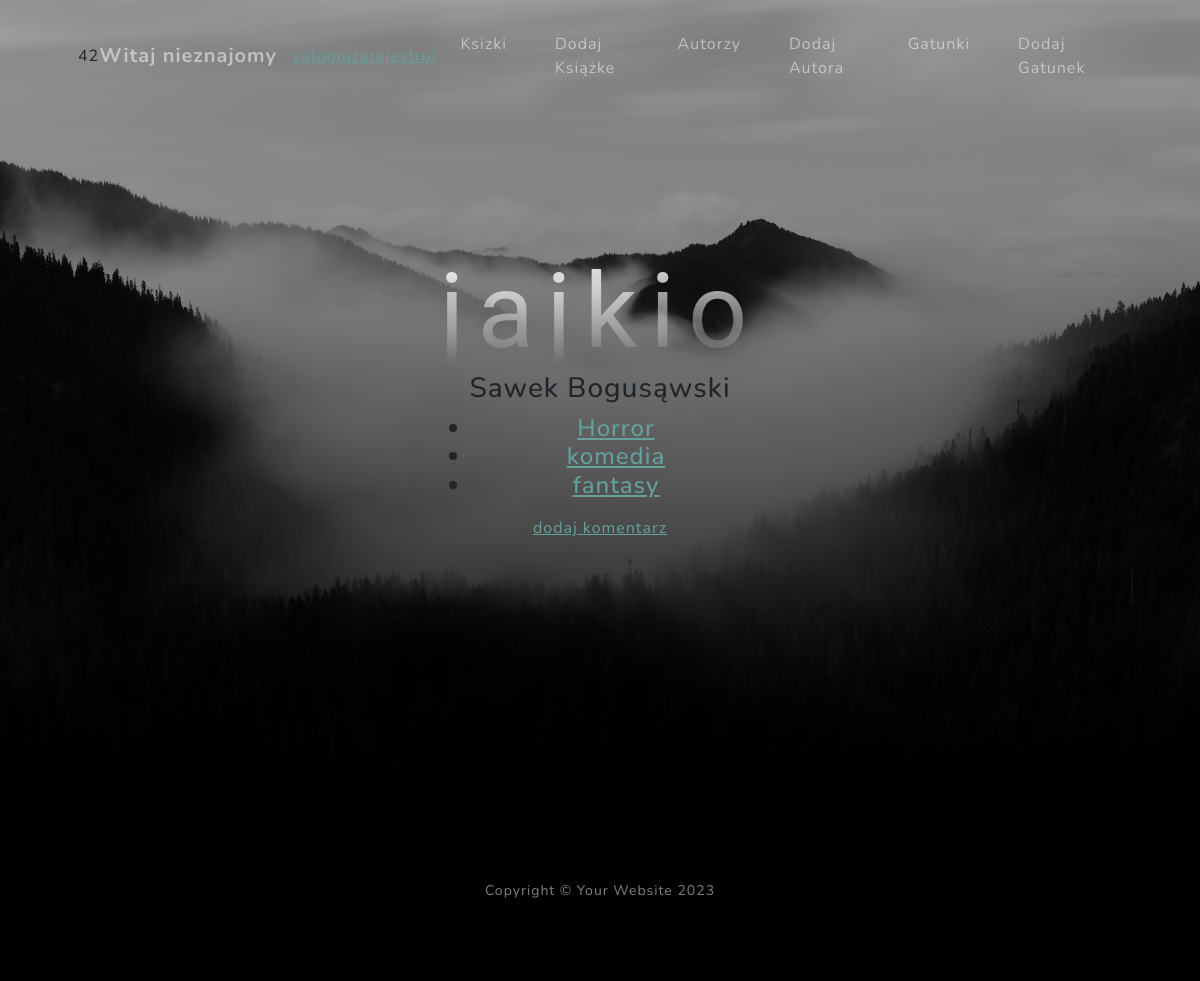
The app's page /detailBook/3/ with its own data.
### polka/models.py (models this page shows, shortened)
class Book(models.Model):
    title = models.CharField(max_length=50)
    authors = models.ForeignKey(Author, on_delete=models.CASCADE)
    genres = models.ManyToManyField(Genre)

class Author(models.Model):
    first_name = models.CharField(max_length=50)
    last_name = models.CharField(max_length=50)
    def __str__(self):
        return f'{self.first_name} {self.last_name}'

class Genre(models.Model):
    name = models.CharField(max_length=50)
    def get_absolute_url(self):
        return reverse('detail_genre', args=(self.id,))
    def __str__(self):
        return self.name

### polka/views.py (the view)
# urls.py: path('detailBook/<int:pk>/', views.DetailBookView.as_view(), name='detail_book'),
class DetailBookView(View):
    def get(self, request, pk):
        book = Book.objects.get(pk=pk)
        return render(request, 'detail_book_view.html', {'book': book})

### polka/context_processor.py (called while the page is built)
def jajkon(request):
    return {'xxx':randint(1,100)}

### templates/detail_book_view.html (shortened to what this page needs)
{% extends 'index.html' %}
{% block zawartosc %}
    <h1>{{ book.title }}</h1>
    <h3> {{ book.authors }}</h3>
    <h4>
    {% include 'list.html' with object_list=book.genres.all %}
    </h4>
    <a href="{% url 'add_comment' book.id %}">dodaj komentarz</a>
{% endblock %}

### templates/list.html
<ul>
    {% for obj in object_list %}
        <li><a href="{{ obj.get_absolute_url }}"> {{ obj }}</a></li>
    {% endfor %}
</ul>

### records on screen
Book: title "jajkio", authors "Sawek Bogusąwski"
Genre: name "Horror"
Genre: name "komedia"
Genre: name "fantasy"
